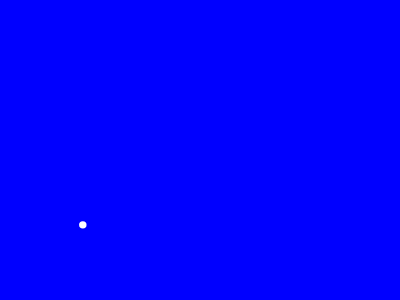
Frame 1 (no input)
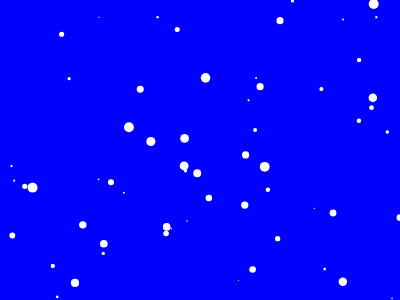
Frame 60 (no input)
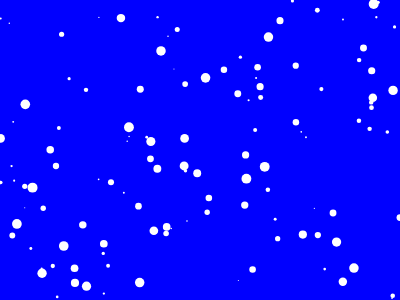
Frame 120 (the mouse pressed at the canvas centre since frame 60)

The p5.js sketch that drew these frames (run headless with seeded random() and noise() and a simulated clock; from frame 60 on, the mouse is pressed at the canvas centre):

// p5.js sketch
// ── sketch.js
function setup() {
    createCanvas(400, 300);
    background(0,0,255);
}
function draw() {
    // put drawing code here
    stroke(255);
    s = random(1, 10);
    x = random(0, width);
    y = random(0, height);
    strokeWeight(s);
    point(x, y);
}
